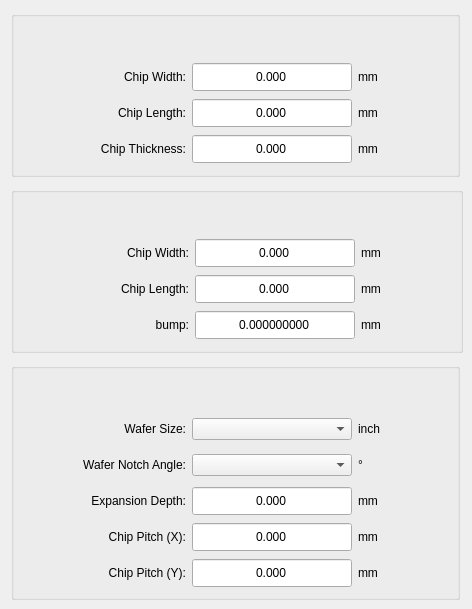
        <widget class="QWidget" name="materialInfo">
         <attribute name="title">
          <string>Material Info</string>
         </attribute>
         <widget class="QWidget" name="layoutWidget">
          <property name="geometry">
           <rect>
            <x>11</x>
            <y>11</y>
            <width>452</width>
            <height>589</height>
           </rect>
          </property>
          <layout class="QVBoxLayout" name="verticalLayout">
           <property name="spacing">
            <number>10</number>
           </property>
           <item>
            <widget class="ISTAR::GUI::GroupBox" name="gb_upChipInfo">
             <property name="minimumSize">
              <size>
               <width>449</width>
               <height>0</height>
              </size>
             </property>
             <property name="maximumSize">
              <size>
               <width>420</width>
               <height>16777215</height>
              </size>
             </property>
             <property name="styleSheet">
              <string notr="true"/>
             </property>
             <layout class="QGridLayout" name="gridLayout_4">
              <property name="topMargin">
               <number>45</number>
              </property>
              <property name="rightMargin">
               <number>9</number>
              </property>
              <property name="spacing">
               <number>6</number>
              </property>
              <item row="2" column="0">
               <widget class="QLabel" name="label_2">
                <property name="minimumSize">
                 <size>
                  <width>120</width>
                  <height>30</height>
                 </size>
                </property>
                <property name="maximumSize">
                 <size>
                  <width>16777215</width>
                  <height>30</height>
                 </size>
                </property>
                <property name="text">
                 <string>Chip Thickness:</string>
                </property>
                <property name="alignment">
                 <set>Qt::AlignRight|Qt::AlignTrailing|Qt::AlignVCenter</set>
                </property>
               </widget>
              </item>
              <item row="0" column="2">
               <widget class="QLabel" name="label_7">
                <property name="text">
                 <string>mm</string>
                </property>
               </widget>
              </item>
              <item row="2" column="2">
               <widget class="QLabel" name="label_4">
                <property name="minimumSize">
                 <size>
                  <width>90</width>
                  <height>30</height>
                 </size>
                </property>
                <property name="maximumSize">
                 <size>
                  <width>90</width>
                  <height>30</height>
                 </size>
                </property>
                <property name="text">
                 <string>mm</string>
                </property>
               </widget>
              </item>
              <item row="0" column="1">
               <widget class="QDoubleSpinBox" name="dsb_upChipWidth">
                <property name="minimumSize">
                 <size>
                  <width>160</width>
                  <height>30</height>
                 </size>
                </property>
                <property name="maximumSize">
                 <size>
                  <width>16777215</width>
                  <height>30</height>
                 </size>
                </property>
                <property name="alignment">
                 <set>Qt::AlignCenter</set>
                </property>
                <property name="buttonSymbols">
                 <enum>QAbstractSpinBox::NoButtons</enum>
                </property>
                <property name="decimals">
                 <number>3</number>
                </property>
                <property name="maximum">
                 <double>999.999000000000024</double>
                </property>
               </widget>
              </item>
              <item row="0" column="0">
               <widget class="QLabel" name="label_6">
                <property name="minimumSize">
                 <size>
                  <width>120</width>
                  <height>30</height>
                 </size>
                </property>
                <property name="maximumSize">
                 <size>
                  <width>16777215</width>
                  <height>30</height>
                 </size>
                </property>
                <property name="text">
                 <string>Chip Width:</string>
                </property>
                <property name="alignment">
                 <set>Qt::AlignRight|Qt::AlignTrailing|Qt::AlignVCenter</set>
                </property>
               </widget>
              </item>
              <item row="1" column="0">
               <widget class="QLabel" name="label_5">
                <property name="minimumSize">
                 <size>
                  <width>120</width>
                  <height>30</height>
                 </size>
                </property>
                <property name="maximumSize">
                 <size>
                  <width>16777215</width>
                  <height>30</height>
                 </size>
                </property>
                <property name="text">
                 <string>Chip Length:</string>
                </property>
                <property name="alignment">
                 <set>Qt::AlignRight|Qt::AlignTrailing|Qt::AlignVCenter</set>
                </property>
               </widget>
              </item>
              <item row="1" column="2">
               <widget class="QLabel" name="label_3">
                <property name="minimumSize">
                 <size>
                  <width>90</width>
                  <height>30</height>
                 </size>
                </property>
                <property name="maximumSize">
                 <size>
                  <width>90</width>
                  <height>30</height>
                 </size>
                </property>
                <property name="text">
                 <string>mm</string>
                </property>
               </widget>
              </item>
              <item row="2" column="1">
               <widget class="QDoubleSpinBox" name="dsb_upChipThickness">
                <property name="minimumSize">
                 <size>
                  <width>160</width>
                  <height>30</height>
                 </size>
                </property>
                <property name="maximumSize">
                 <size>
                  <width>160</width>
                  <height>30</height>
                 </size>
                </property>
                <property name="alignment">
                 <set>Qt::AlignCenter</set>
                </property>
                <property name="buttonSymbols">
                 <enum>QAbstractSpinBox::NoButtons</enum>
                </property>
                <property name="decimals">
                 <number>3</number>
                </property>
                <property name="minimum">
                 <double>0.000000000000000</double>
                </property>
                <property name="maximum">
                 <double>9999.000000000000000</double>
                </property>
               </widget>
              </item>
              <item row="1" column="1">
               <widget class="QDoubleSpinBox" name="dsb_upChipHeight">
                <property name="minimumSize">
                 <size>
                  <width>160</width>
                  <height>30</height>
                 </size>
                </property>
                <property name="maximumSize">
                 <size>
                  <width>160</width>
                  <height>30</height>
                 </size>
                </property>
                <property name="alignment">
                 <set>Qt::AlignCenter</set>
                </property>
                <property name="buttonSymbols">
                 <enum>QAbstractSpinBox::NoButtons</enum>
                </property>
                <property name="decimals">
                 <number>3</number>
                </property>
                <property name="minimum">
                 <double>0.000000000000000</double>
                </property>
                <property name="maximum">
                 <double>9999.000000000000000</double>
                </property>
               </widget>
              </item>
             </layout>
            </widget>
           </item>
           <item>
            <widget class="ISTAR::GUI::GroupBox" name="gb_dwChipInfo">
             <layout class="QGridLayout" name="gridLayout_3">
              <property name="topMargin">
               <number>45</number>
              </property>
              <item row="0" column="2">
               <widget class="QLabel" name="label_16">
                <property name="text">
                 <string>mm</string>
                </property>
               </widget>
              </item>
              <item row="0" column="1">
               <widget class="QDoubleSpinBox" name="dsb_dwChipWidth">
                <property name="minimumSize">
                 <size>
                  <width>160</width>
                  <height>30</height>
                 </size>
                </property>
                <property name="maximumSize">
                 <size>
                  <width>160</width>
                  <height>30</height>
                 </size>
                </property>
                <property name="alignment">
                 <set>Qt::AlignCenter</set>
                </property>
                <property name="buttonSymbols">
                 <enum>QAbstractSpinBox::NoButtons</enum>
                </property>
                <property name="decimals">
                 <number>3</number>
                </property>
                <property name="minimum">
                 <double>0.000000000000000</double>
                </property>
                <property name="maximum">
                 <double>9999.000000000000000</double>
                </property>
               </widget>
              </item>
              <item row="0" column="0">
               <widget class="QLabel" name="label_15">
                <property name="minimumSize">
                 <size>
                  <width>120</width>
                  <height>30</height>
                 </size>
                </property>
                <property name="maximumSize">
                 <size>
                  <width>16777215</width>
                  <height>30</height>
                 </size>
                </property>
                <property name="text">
                 <string>Chip Width:</string>
                </property>
                <property name="alignment">
                 <set>Qt::AlignRight|Qt::AlignTrailing|Qt::AlignVCenter</set>
                </property>
               </widget>
              </item>
              <item row="1" column="1">
               <widget class="QDoubleSpinBox" name="dsb_dwChipHeight">
                <property name="minimumSize">
                 <size>
                  <width>160</width>
                  <height>30</height>
                 </size>
                </property>
                <property name="maximumSize">
                 <size>
                  <width>160</width>
                  <height>30</height>
                 </size>
                </property>
                <property name="alignment">
                 <set>Qt::AlignCenter</set>
                </property>
                <property name="buttonSymbols">
                 <enum>QAbstractSpinBox::NoButtons</enum>
                </property>
                <property name="decimals">
                 <number>3</number>
                </property>
                <property name="minimum">
                 <double>0.000000000000000</double>
                </property>
                <property name="maximum">
                 <double>9999.000000000000000</double>
                </property>
               </widget>
              </item>
              <item row="1" column="0">
               <widget class="QLabel" name="label_17">
                <property name="minimumSize">
                 <size>
                  <width>120</width>
                  <height>30</height>
                 </size>
                </property>
                <property name="maximumSize">
                 <size>
                  <width>16777215</width>
                  <height>30</height>
                 </size>
                </property>
                <property name="text">
                 <string>Chip Length:</string>
                </property>
                <property name="alignment">
                 <set>Qt::AlignRight|Qt::AlignTrailing|Qt::AlignVCenter</set>
                </property>
               </widget>
              </item>
              <item row="1" column="2">
               <widget class="QLabel" name="label_18">
                <property name="minimumSize">
                 <size>
                  <width>90</width>
                  <height>30</height>
                 </size>
                </property>
                <property name="maximumSize">
                 <size>
                  <width>90</width>
                  <height>30</height>
                 </size>
                </property>
                <property name="text">
                 <string>mm</string>
                </property>
               </widget>
              </item>
              <item row="2" column="0">
               <widget class="QLabel" name="label_57">
                <property name="minimumSize">
                 <size>
                  <width>120</width>
                  <height>30</height>
                 </size>
                </property>
                <property name="maximumSize">
                 <size>
                  <width>16777215</width>
                  <height>30</height>
                 </size>
                </property>
                <property name="text">
                 <string>bump:</string>
                </property>
                <property name="alignment">
                 <set>Qt::AlignRight|Qt::AlignTrailing|Qt::AlignVCenter</set>
                </property>
               </widget>
              </item>
              <item row="2" column="1">
               <widget class="QDoubleSpinBox" name="dsb_bump">
                <property name="minimumSize">
                 <size>
                  <width>160</width>
                  <height>30</height>
                 </size>
                </property>
                <property name="maximumSize">
                 <size>
                  <width>160</width>
                  <height>30</height>
                 </size>
                </property>
                <property name="alignment">
                 <set>Qt::AlignCenter</set>
                </property>
                <property name="buttonSymbols">
                 <enum>QAbstractSpinBox::NoButtons</enum>
                </property>
                <property name="decimals">
                 <number>9</number>
                </property>
                <property name="minimum">
                 <double>0.000000000000000</double>
                </property>
                <property name="maximum">
                 <double>9999.000000000000000</double>
                </property>
               </widget>
              </item>
              <item row="2" column="2">
               <widget class="QLabel" name="label_58">
                <property name="minimumSize">
                 <size>
                  <width>90</width>
                  <height>30</height>
                 </size>
                </property>
                <property name="maximumSize">
                 <size>
                  <width>90</width>
                  <height>30</height>
                 </size>
                </property>
                <property name="text">
                 <string>mm</string>
                </property>
               </widget>
              </item>
             </layout>
            </widget>
           </item>
           <item>
            <widget class="ISTAR::GUI::GroupBox" name="gb_blueWaferInfo">
             <property name="minimumSize">
              <size>
               <width>449</width>
               <height>0</height>
              </size>
             </property>
             <property name="maximumSize">
              <size>
               <width>420</width>
               <height>16777215</height>
              </size>
             </property>
             <property name="styleSheet">
              <string notr="true"/>
             </property>
             <layout class="QGridLayout" name="gridLayout_8">
              <property name="topMargin">
               <number>45</number>
              </property>
              <property name="rightMargin">
               <number>9</number>
              </property>
              <property name="spacing">
               <number>6</number>
              </property>
              <item row="2" column="1">
               <widget class="QDoubleSpinBox" name="dsb_expansionDepth">
                <property name="minimumSize">
                 <size>
                  <width>160</width>
                  <height>30</height>
                 </size>
                </property>
                <property name="maximumSize">
                 <size>
                  <width>160</width>
                  <height>30</height>
                 </size>
                </property>
                <property name="alignment">
                 <set>Qt::AlignCenter</set>
                </property>
                <property name="buttonSymbols">
                 <enum>QAbstractSpinBox::NoButtons</enum>
                </property>
                <property name="decimals">
                 <number>3</number>
                </property>
                <property name="minimum">
                 <double>0.000000000000000</double>
                </property>
                <property name="maximum">
                 <double>9999.000000000000000</double>
                </property>
               </widget>
              </item>
              <item row="2" column="2">
               <widget class="QLabel" name="label_63">
                <property name="minimumSize">
                 <size>
                  <width>90</width>
                  <height>30</height>
                 </size>
                </property>
                <property name="maximumSize">
                 <size>
                  <width>90</width>
                  <height>30</height>
                 </size>
                </property>
                <property name="text">
                 <string>mm</string>
                </property>
               </widget>
              </item>
              <item row="3" column="0">
               <widget class="QLabel" name="label_55">
                <property name="minimumSize">
                 <size>
                  <width>120</width>
                  <height>30</height>
                 </size>
                </property>
                <property name="maximumSize">
                 <size>
                  <width>16777215</width>
                  <height>30</height>
                 </size>
                </property>
                <property name="text">
                 <string>Chip Pitch (X):</string>
                </property>
                <property name="alignment">
                 <set>Qt::AlignRight|Qt::AlignTrailing|Qt::AlignVCenter</set>
                </property>
               </widget>
              </item>
              <item row="1" column="1">
               <widget class="QComboBox" name="cb_waferNotchOrient"/>
              </item>
              <item row="2" column="0">
               <widget class="QLabel" name="label_61">
                <property name="minimumSize">
                 <size>
                  <width>120</width>
                  <height>30</height>
                 </size>
                </property>
                <property name="maximumSize">
                 <size>
                  <width>16777215</width>
                  <height>30</height>
                 </size>
                </property>
                <property name="text">
                 <string>Expansion Depth:</string>
                </property>
                <property name="alignment">
                 <set>Qt::AlignRight|Qt::AlignTrailing|Qt::AlignVCenter</set>
                </property>
               </widget>
              </item>
              <item row="1" column="0">
               <widget class="QLabel" name="label_65">
                <property name="minimumSize">
                 <size>
                  <width>120</width>
                  <height>30</height>
                 </size>
                </property>
                <property name="maximumSize">
                 <size>
                  <width>16777215</width>
                  <height>30</height>
                 </size>
                </property>
                <property name="text">
                 <string>Wafer Notch Angle:</string>
                </property>
                <property name="alignment">
                 <set>Qt::AlignRight|Qt::AlignTrailing|Qt::AlignVCenter</set>
                </property>
               </widget>
              </item>
              <item row="0" column="1">
               <widget class="QComboBox" name="cb_waferSize"/>
              </item>
              <item row="1" column="2">
               <widget class="QLabel" name="label_66">
                <property name="minimumSize">
                 <size>
                  <width>90</width>
                  <height>30</height>
                 </size>
                </property>
                <property name="maximumSize">
                 <size>
                  <width>90</width>
                  <height>30</height>
                 </size>
                </property>
                <property name="text">
                 <string>°</string>
                </property>
               </widget>
              </item>
              <item row="0" column="0">
               <widget class="QLabel" name="label_64">
                <property name="minimumSize">
                 <size>
                  <width>120</width>
                  <height>30</height>
                 </size>
                </property>
                <property name="maximumSize">
                 <size>
                  <width>16777215</width>
                  <height>30</height>
                 </size>
                </property>
                <property name="text">
                 <string>Wafer Size:</string>
                </property>
                <property name="alignment">
                 <set>Qt::AlignRight|Qt::AlignTrailing|Qt::AlignVCenter</set>
                </property>
               </widget>
              </item>
              <item row="0" column="2">
               <widget class="QLabel" name="label_62">
                <property name="text">
                 <string>inch</string>
                </property>
               </widget>
              </item>
              <item row="4" column="0">
               <widget class="QLabel" name="label_56">
                <property name="minimumSize">
                 <size>
                  <width>120</width>
                  <height>30</height>
                 </size>
                </property>
                <property name="maximumSize">
                 <size>
                  <width>16777215</width>
                  <height>30</height>
                 </size>
                </property>
                <property name="text">
                 <string>Chip Pitch (Y):</string>
                </property>
                <property name="alignment">
                 <set>Qt::AlignRight|Qt::AlignTrailing|Qt::AlignVCenter</set>
                </property>
               </widget>
              </item>
              <item row="3" column="2">
               <widget class="QLabel" name="label_67">
                <property name="minimumSize">
                 <size>
                  <width>90</width>
                  <height>30</height>
                 </size>
                </property>
                <property name="maximumSize">
                 <size>
                  <width>90</width>
                  <height>30</height>
                 </size>
                </property>
                <property name="text">
                 <string>mm</string>
                </property>
               </widget>
              </item>
              <item row="4" column="2">
               <widget class="QLabel" name="label_68">
                <property name="minimumSize">
                 <size>
                  <width>90</width>
                  <height>30</height>
                 </size>
                </property>
                <property name="maximumSize">
                 <size>
                  <width>90</width>
                  <height>30</height>
                 </size>
                </property>
                <property name="text">
                 <string>mm</string>
                </property>
               </widget>
              </item>
              <item row="3" column="1">
               <widget class="QDoubleSpinBox" name="dsb_chipPitchX">
                <property name="minimumSize">
                 <size>
                  <width>160</width>
                  <height>30</height>
                 </size>
                </property>
                <property name="maximumSize">
                 <size>
                  <width>160</width>
                  <height>30</height>
                 </size>
                </property>
                <property name="alignment">
                 <set>Qt::AlignCenter</set>
                </property>
                <property name="buttonSymbols">
                 <enum>QAbstractSpinBox::NoButtons</enum>
                </property>
                <property name="decimals">
                 <number>3</number>
                </property>
                <property name="minimum">
                 <double>0.000000000000000</double>
                </property>
                <property name="maximum">
                 <double>9999.000000000000000</double>
                </property>
               </widget>
              </item>
              <item row="4" column="1">
               <widget class="QDoubleSpinBox" name="dsb_chipPitchY">
                <property name="minimumSize">
                 <size>
                  <width>160</width>
                  <height>30</height>
                 </size>
                </property>
                <property name="maximumSize">
                 <size>
                  <width>160</width>
                  <height>30</height>
                 </size>
                </property>
                <property name="alignment">
                 <set>Qt::AlignCenter</set>
                </property>
                <property name="buttonSymbols">
                 <enum>QAbstractSpinBox::NoButtons</enum>
                </property>
                <property name="decimals">
                 <number>3</number>
                </property>
                <property name="minimum">
                 <double>0.000000000000000</double>
                </property>
                <property name="maximum">
                 <double>9999.000000000000000</double>
                </property>
               </widget>
              </item>
             </layout>
            </widget>
           </item>
          </layout>
         </widget>
        </widget>
